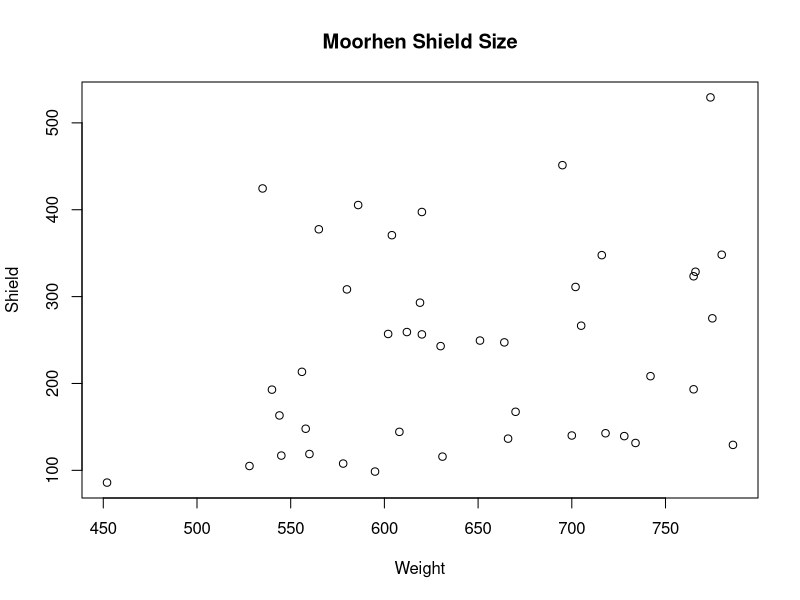
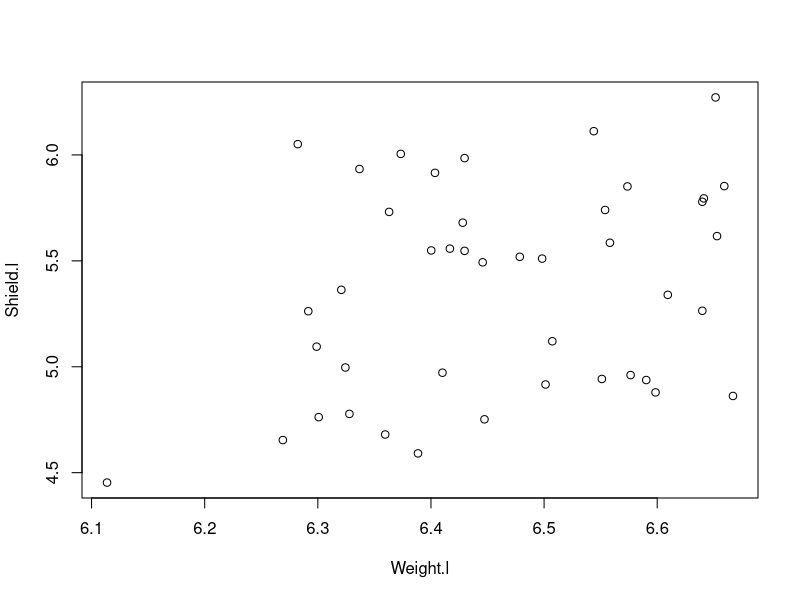
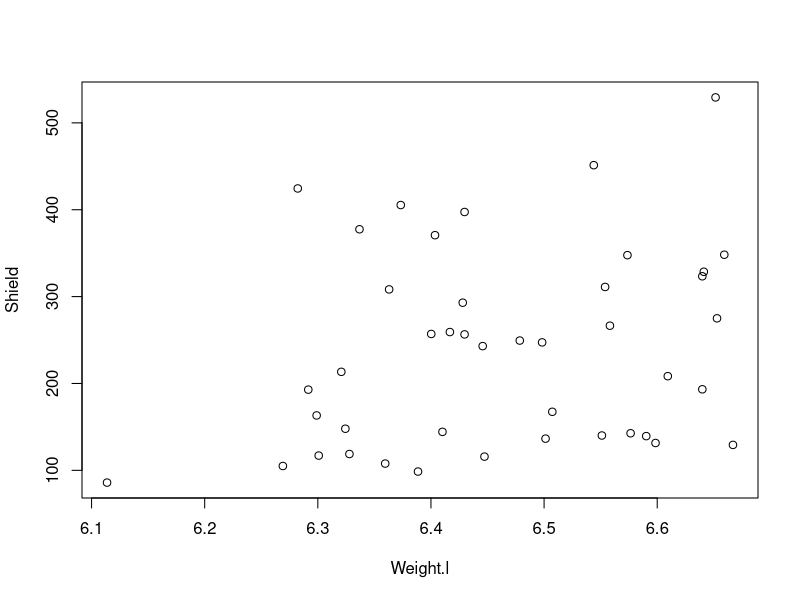
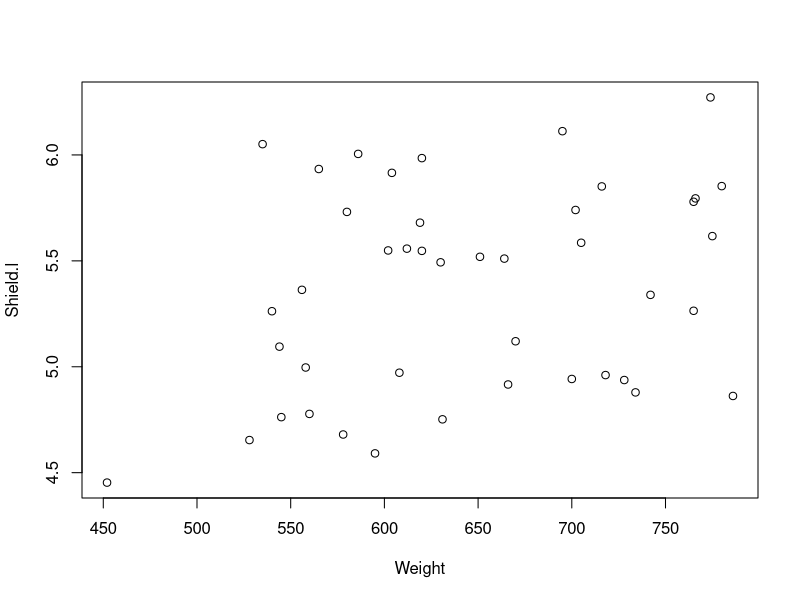
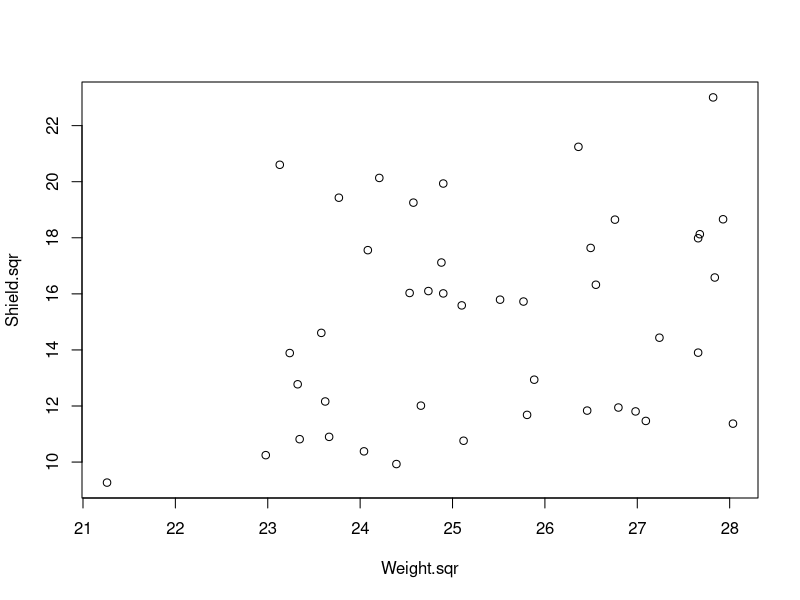
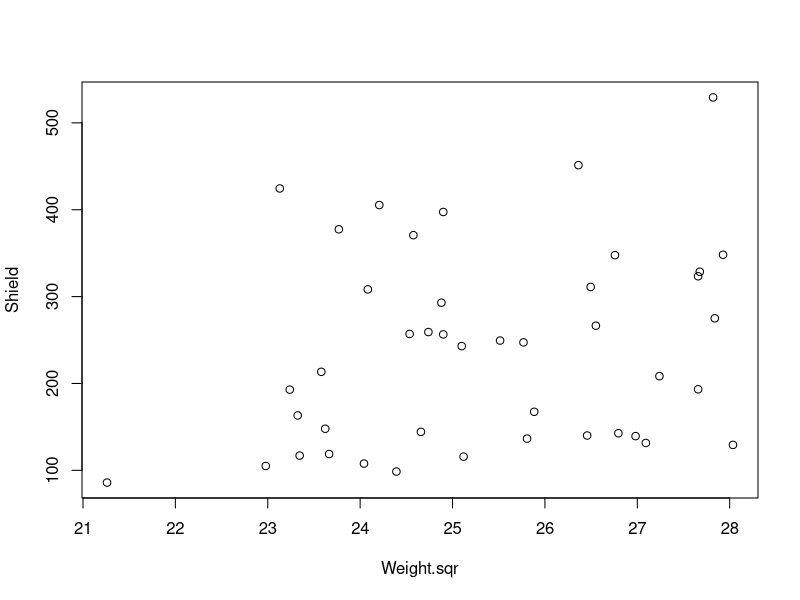
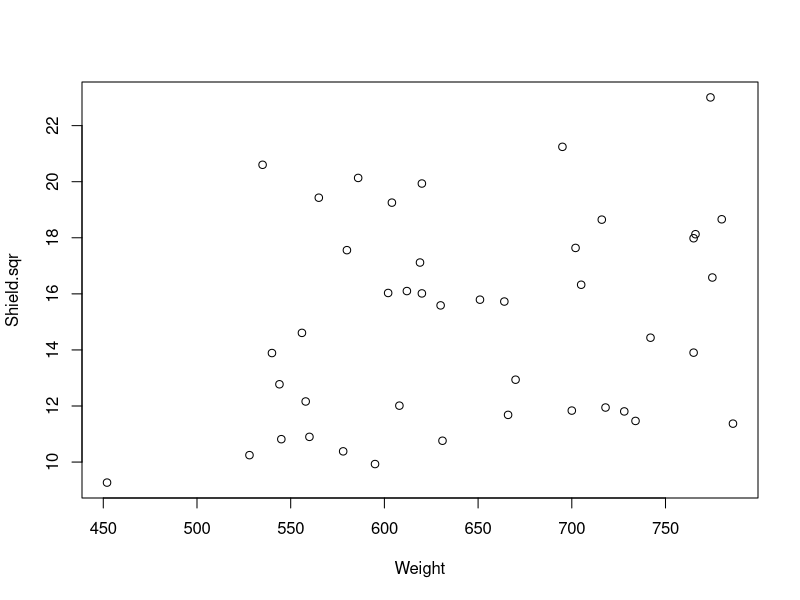
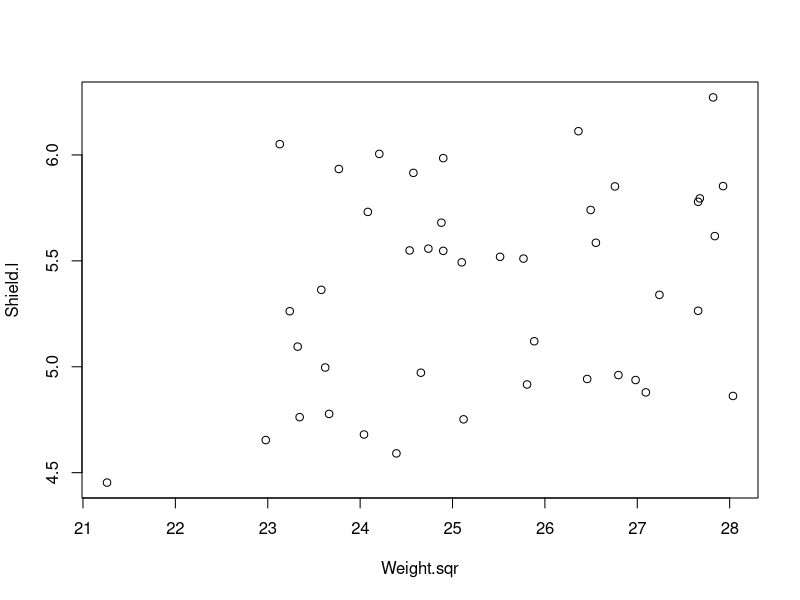

Source code (R) for these figures, in order:
moorhen <- read.csv("moorhen.csv")
attach(moorhen)

### part a
# Plot shield against weight
plot(Weight, Shield, main="Moorhen Shield Size")
identify(774,529) #very large shield
identify(452,85.9) #very small shield, very low weight so probs just because it's a babby
identify(535,424.5) #large shield for weight

### part b
cor.test(Weight, Shield) # from the plot not really very much correlation at all

### part c
Weight.l <- log(Weight)
Shield.l <- log(Shield)
plot(Weight.l,Shield.l)
plot(Weight.l,Shield)
plot(Weight,Shield.l)
cor.test(Weight.l,Shield.l)

Weight.sqr <- sqrt(Weight)
Shield.sqr <- sqrt(Shield)
plot(Weight.sqr,Shield.sqr)
plot(Weight.sqr,Shield)
plot(Weight,Shield.sqr)
cor.test(Weight.sqr,Shield.sqr)

plot(Weight.sqr,Shield.l)
plot(Weight.l,Shield.sqr)
plot(Weight.sqr,Shield.sqr)


### part d
moorhen.lm <- lm(Shield.l ~ Weight.sqr)
#plot(fitted.values(moorhen.lm), residuals(moorhen.lm))
plot(moorhen.lm, which=1)
plot(moorhen.lm, which=2)
barplot(hat(Weight.sqr))
